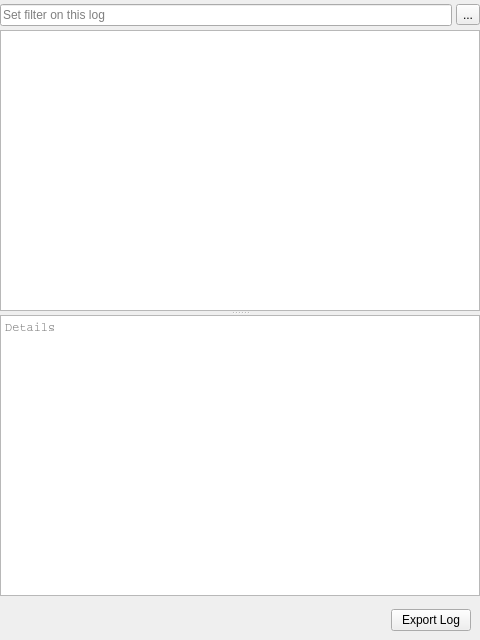
<?xml version="1.0" encoding="UTF-8"?>
<ui version="4.0">
 <class>LogViewerWidget</class>
 <widget class="QWidget" name="LogViewerWidget">
  <property name="geometry">
   <rect>
    <x>0</x>
    <y>0</y>
    <width>480</width>
    <height>640</height>
   </rect>
  </property>
  <property name="windowTitle">
   <string>Form</string>
  </property>
  <layout class="QVBoxLayout" name="verticalLayout">
   <property name="spacing">
    <number>4</number>
   </property>
   <property name="margin">
    <number>0</number>
   </property>
   <item>
    <widget class="QWidget" name="widget" native="true">
     <layout class="QHBoxLayout" name="horizontalLayout">
      <property name="margin">
       <number>0</number>
      </property>
     </layout>
    </widget>
   </item>
   <item>
    <widget class="QWidget" name="controlsWidget" native="true">
     <layout class="QHBoxLayout" name="horizontalLayout_2">
      <property name="spacing">
       <number>4</number>
      </property>
      <property name="margin">
       <number>0</number>
      </property>
      <item>
       <widget class="QLineEdit" name="filter">
        <property name="placeholderText">
         <string>Set filter on this log</string>
        </property>
        <property name="clearButtonEnabled" stdset="0">
         <bool>true</bool>
        </property>
       </widget>
      </item>
      <item>
       <widget class="QToolButton" name="advancedButton">
        <property name="toolTip">
         <string>Show/hide all columns</string>
        </property>
        <property name="text">
         <string>...</string>
        </property>
        <property name="icon">
         <iconset resource="../../../Components/Resources/pqComponents.qrc">
          <normaloff>:/pqWidgets/Icons/pqAdvanced.svg</normaloff>:/pqWidgets/Icons/pqAdvanced.svg</iconset>
        </property>
        <property name="checkable">
         <bool>true</bool>
        </property>
        <property name="toolButtonStyle">
         <enum>Qt::ToolButtonIconOnly</enum>
        </property>
       </widget>
      </item>
     </layout>
    </widget>
   </item>
   <item>
    <widget class="QSplitter" name="splitter">
     <property name="orientation">
      <enum>Qt::Vertical</enum>
     </property>
     <widget class="QTreeView" name="treeView">
      <property name="editTriggers">
       <set>QAbstractItemView::NoEditTriggers</set>
      </property>
      <property name="alternatingRowColors">
       <bool>true</bool>
      </property>
      <property name="uniformRowHeights">
       <bool>true</bool>
      </property>
     </widget>
     <widget class="QTextEdit" name="details">
      <property name="font">
       <font>
        <family>Courier</family>
        <weight>50</weight>
        <bold>false</bold>
       </font>
      </property>
      <property name="readOnly">
       <bool>true</bool>
      </property>
      <property name="placeholderText" stdset="0">
       <string>Details</string>
      </property>
     </widget>
    </widget>
   </item>
   <item>
    <widget class="QWidget" name="widget_2" native="true">
     <layout class="QHBoxLayout" name="horizontalLayout_3">
      <item>
       <spacer name="horizontalSpacer">
        <property name="orientation">
         <enum>Qt::Horizontal</enum>
        </property>
        <property name="sizeHint" stdset="0">
         <size>
          <width>40</width>
          <height>20</height>
         </size>
        </property>
       </spacer>
      </item>
      <item>
       <widget class="QPushButton" name="exportLogButton">
        <property name="text">
         <string>Export Log</string>
        </property>
       </widget>
      </item>
     </layout>
    </widget>
   </item>
  </layout>
 </widget>
 <resources>
  <include location="../../../Components/Resources/pqComponents.qrc"/>
 </resources>
 <connections/>
</ui>
